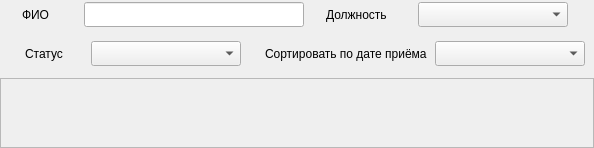
               <widget class="QWidget" name="employeesPage">
                <layout class="QVBoxLayout" name="verticalLayout_17">
                 <property name="spacing">
                  <number>0</number>
                 </property>
                 <property name="leftMargin">
                  <number>0</number>
                 </property>
                 <property name="topMargin">
                  <number>0</number>
                 </property>
                 <property name="rightMargin">
                  <number>0</number>
                 </property>
                 <property name="bottomMargin">
                  <number>0</number>
                 </property>
                 <item alignment="Qt::AlignTop">
                  <widget class="QWidget" name="efiltersWidget" native="true">
                   <layout class="QVBoxLayout" name="verticalLayout_39">
                    <property name="spacing">
                     <number>0</number>
                    </property>
                    <property name="leftMargin">
                     <number>0</number>
                    </property>
                    <property name="topMargin">
                     <number>0</number>
                    </property>
                    <property name="rightMargin">
                     <number>0</number>
                    </property>
                    <property name="bottomMargin">
                     <number>0</number>
                    </property>
                    <item alignment="Qt::AlignTop">
                     <widget class="QWidget" name="widget_25" native="true">
                      <property name="minimumSize">
                       <size>
                        <width>0</width>
                        <height>0</height>
                       </size>
                      </property>
                      <layout class="QHBoxLayout" name="horizontalLayout_31">
                       <property name="spacing">
                        <number>0</number>
                       </property>
                       <property name="leftMargin">
                        <number>0</number>
                       </property>
                       <property name="topMargin">
                        <number>0</number>
                       </property>
                       <property name="rightMargin">
                        <number>0</number>
                       </property>
                       <property name="bottomMargin">
                        <number>0</number>
                       </property>
                       <item>
                        <widget class="QLabel" name="label54">
                         <property name="minimumSize">
                          <size>
                           <width>40</width>
                           <height>30</height>
                          </size>
                         </property>
                         <property name="maximumSize">
                          <size>
                           <width>40</width>
                           <height>30</height>
                          </size>
                         </property>
                         <property name="text">
                          <string>ФИО</string>
                         </property>
                        </widget>
                       </item>
                       <item>
                        <widget class="QLineEdit" name="fioLineEdit">
                         <property name="minimumSize">
                          <size>
                           <width>220</width>
                           <height>25</height>
                          </size>
                         </property>
                         <property name="maximumSize">
                          <size>
                           <width>220</width>
                           <height>25</height>
                          </size>
                         </property>
                        </widget>
                       </item>
                       <item>
                        <widget class="QLabel" name="label_6">
                         <property name="minimumSize">
                          <size>
                           <width>70</width>
                           <height>30</height>
                          </size>
                         </property>
                         <property name="maximumSize">
                          <size>
                           <width>70</width>
                           <height>30</height>
                          </size>
                         </property>
                         <property name="text">
                          <string>Должность</string>
                         </property>
                        </widget>
                       </item>
                       <item>
                        <widget class="QComboBox" name="ePositionComboBox">
                         <property name="minimumSize">
                          <size>
                           <width>150</width>
                           <height>25</height>
                          </size>
                         </property>
                         <property name="maximumSize">
                          <size>
                           <width>150</width>
                           <height>25</height>
                          </size>
                         </property>
                        </widget>
                       </item>
                      </layout>
                     </widget>
                    </item>
                    <item alignment="Qt::AlignTop">
                     <widget class="QWidget" name="widget_24" native="true">
                      <property name="minimumSize">
                       <size>
                        <width>0</width>
                        <height>0</height>
                       </size>
                      </property>
                      <property name="maximumSize">
                       <size>
                        <width>16777215</width>
                        <height>48</height>
                       </size>
                      </property>
                      <layout class="QHBoxLayout" name="horizontalLayout_32">
                       <item alignment="Qt::AlignHCenter">
                        <widget class="QWidget" name="widget_21" native="true">
                         <property name="minimumSize">
                          <size>
                           <width>250</width>
                           <height>0</height>
                          </size>
                         </property>
                         <property name="maximumSize">
                          <size>
                           <width>250</width>
                           <height>16777215</height>
                          </size>
                         </property>
                         <layout class="QHBoxLayout" name="horizontalLayout_28">
                          <property name="spacing">
                           <number>0</number>
                          </property>
                          <property name="leftMargin">
                           <number>0</number>
                          </property>
                          <property name="topMargin">
                           <number>0</number>
                          </property>
                          <property name="rightMargin">
                           <number>0</number>
                          </property>
                          <property name="bottomMargin">
                           <number>0</number>
                          </property>
                          <item>
                           <widget class="QLabel" name="label55">
                            <property name="minimumSize">
                             <size>
                              <width>50</width>
                              <height>30</height>
                             </size>
                            </property>
                            <property name="maximumSize">
                             <size>
                              <width>50</width>
                              <height>30</height>
                             </size>
                            </property>
                            <property name="text">
                             <string>Статус</string>
                            </property>
                           </widget>
                          </item>
                          <item>
                           <widget class="QComboBox" name="eStatusComboBox">
                            <property name="minimumSize">
                             <size>
                              <width>100</width>
                              <height>25</height>
                             </size>
                            </property>
                            <property name="maximumSize">
                             <size>
                              <width>150</width>
                              <height>25</height>
                             </size>
                            </property>
                           </widget>
                          </item>
                         </layout>
                        </widget>
                       </item>
                       <item alignment="Qt::AlignHCenter">
                        <widget class="QWidget" name="widget_40" native="true">
                         <property name="minimumSize">
                          <size>
                           <width>320</width>
                           <height>0</height>
                          </size>
                         </property>
                         <property name="maximumSize">
                          <size>
                           <width>320</width>
                           <height>16777215</height>
                          </size>
                         </property>
                         <layout class="QHBoxLayout" name="horizontalLayout_48">
                          <property name="leftMargin">
                           <number>0</number>
                          </property>
                          <property name="topMargin">
                           <number>0</number>
                          </property>
                          <property name="rightMargin">
                           <number>0</number>
                          </property>
                          <property name="bottomMargin">
                           <number>0</number>
                          </property>
                          <item>
                           <widget class="QLabel" name="label56">
                            <property name="minimumSize">
                             <size>
                              <width>165</width>
                              <height>30</height>
                             </size>
                            </property>
                            <property name="maximumSize">
                             <size>
                              <width>165</width>
                              <height>30</height>
                             </size>
                            </property>
                            <property name="text">
                             <string>Сортировать по дате приёма</string>
                            </property>
                           </widget>
                          </item>
                          <item>
                           <widget class="QComboBox" name="eDateComboBox">
                            <property name="minimumSize">
                             <size>
                              <width>150</width>
                              <height>25</height>
                             </size>
                            </property>
                            <property name="maximumSize">
                             <size>
                              <width>150</width>
                              <height>25</height>
                             </size>
                            </property>
                           </widget>
                          </item>
                         </layout>
                        </widget>
                       </item>
                      </layout>
                     </widget>
                    </item>
                   </layout>
                  </widget>
                 </item>
                 <item>
                  <widget class="QWidget" name="employeesWidget" native="true">
                   <layout class="QVBoxLayout" name="verticalLayout_42">
                    <property name="spacing">
                     <number>0</number>
                    </property>
                    <property name="leftMargin">
                     <number>0</number>
                    </property>
                    <property name="topMargin">
                     <number>0</number>
                    </property>
                    <property name="rightMargin">
                     <number>0</number>
                    </property>
                    <property name="bottomMargin">
                     <number>0</number>
                    </property>
                    <item>
                     <widget class="QScrollArea" name="employeesScrollArea">
                      <property name="widgetResizable">
                       <bool>true</bool>
                      </property>
                      <widget class="QWidget" name="employeesScrollAreaWidgetContents">
                       <property name="geometry">
                        <rect>
                         <x>0</x>
                         <y>0</y>
                         <width>562</width>
                         <height>412</height>
                        </rect>
                       </property>
                       <layout class="QVBoxLayout" name="verticalLayout_43">
                        <property name="spacing">
                         <number>6</number>
                        </property>
                        <property name="leftMargin">
                         <number>0</number>
                        </property>
                        <property name="topMargin">
                         <number>0</number>
                        </property>
                        <property name="rightMargin">
                         <number>0</number>
                        </property>
                        <property name="bottomMargin">
                         <number>0</number>
                        </property>
                        <item>
                         <layout class="QVBoxLayout" name="emloyeesVerticalLayout" />
                        </item>
                       </layout>
                      </widget>
                     </widget>
                    </item>
                   </layout>
                  </widget>
                 </item>
                </layout>
               </widget>
